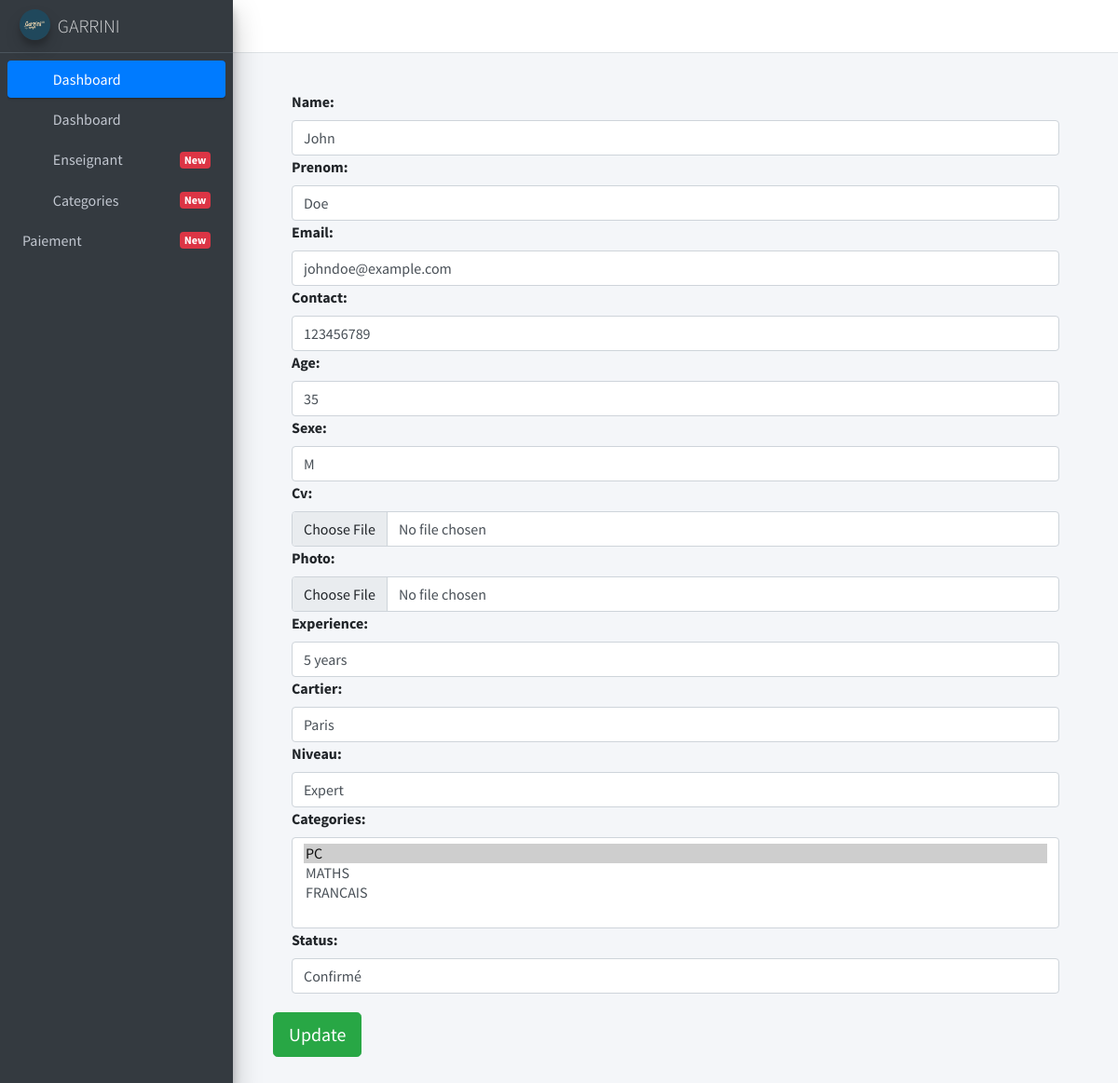
The app's page /update/7, older data.
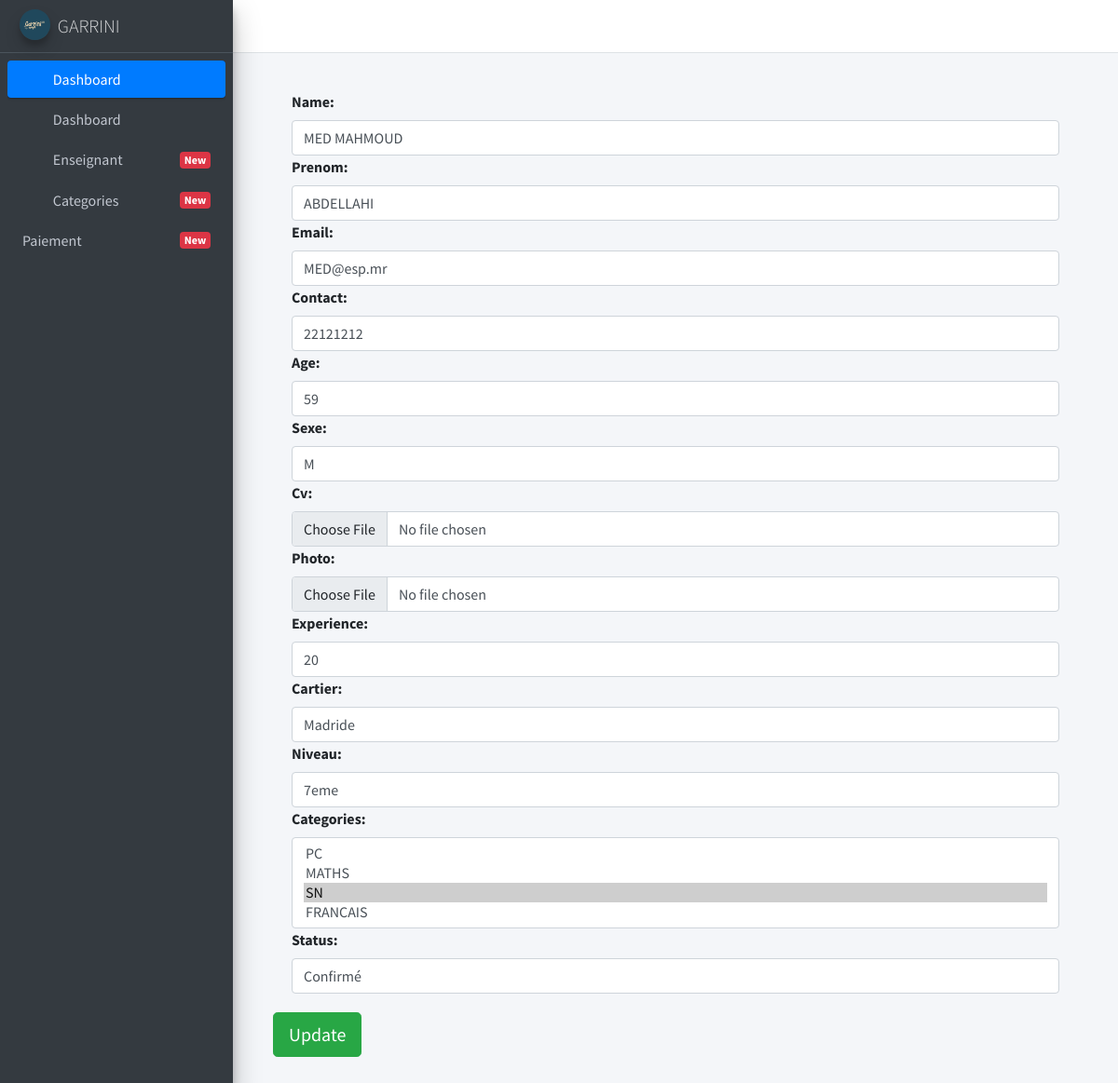
The same page, newer data.
### Enseignant/models.py (models this page shows)
class Enseignant(models.Model):
    STATUS_CHOICES = (
        ('confirmé', 'Confirmé'),
        ('non confirmé', 'Non confirmé'),
    )
    name = models.CharField(max_length=100)
    prenom = models.CharField(max_length=100)
    email = models.EmailField()
    contact = models.CharField(max_length=15)
    age = models.PositiveIntegerField()
    sexe = models.CharField(max_length=100)
    cv = models.ImageField(upload_to='images/')
    photo = models.ImageField(upload_to='images/')
    experience = models.CharField(max_length=100)
    cartier = models.CharField(max_length=100)
    niveau = models.CharField(max_length=100)
    categories = models.ManyToManyField(Category)  # Relation ManyToMany avec Category
    status = models.CharField(max_length=100, choices=STATUS_CHOICES, default='non confirmé')
    class Meta:
        db_table = "enseignant"

### Enseignant/views.py (the view)
# urls.py: path('update/<int:id>', views.update, name='update'),
def update(request, id):
    enseignant = Enseignant.objects.get(id=id)
    if request.method == 'POST':
        form = EnseignantForm(request.POST, request.FILES, instance=enseignant)
        if form.is_valid():
            form.save()
            return redirect("liste_enseignant")
    else:
        form = EnseignantForm(instance=enseignant)
        print("ah1")
    return render(request, 'modifier_enseignant.html', {'enseignant': enseignant, 'form': form})

### Enseignant/models.py (called while the page is built)
    def __str__(self):
        return self.nom

### Enseignant/templates/modifier_enseignant.html (shortened to what this page needs)
{% extends "dashboord.html" %}
{% block content %}
            <div class="col-md-12">
            <form style="text-align: left;" class="card-body" method="POST" enctype="multipart/form-data">
                <div class="card-body">
                  {{ form }}
                </div>
            <div class="mb-3">
                <button type="submit" class="btn btn-success btn-lg">Update</button>
            </div>
        </div>
</div>
{% endblock content %}

Row changes from the older to the newer data that the page shows:
changed Enseignant "Confirmé": name "John" → "MED MAHMOUD"; prenom "Doe" → "ABDELLAHI"; email "johndoe@example.com" → "MED@esp.mr"; contact "123456789" → "22121212"; age "35" → "59"; experience "5 years" → "20"; cartier "Paris" → "Madride"; niveau "Expert" → "7eme"
Text that changed along with them:
form field categories: "PC ☑ / MATHS / FRANCAIS" → "PC / MATHS / SN ☑ / FRANCAIS"
